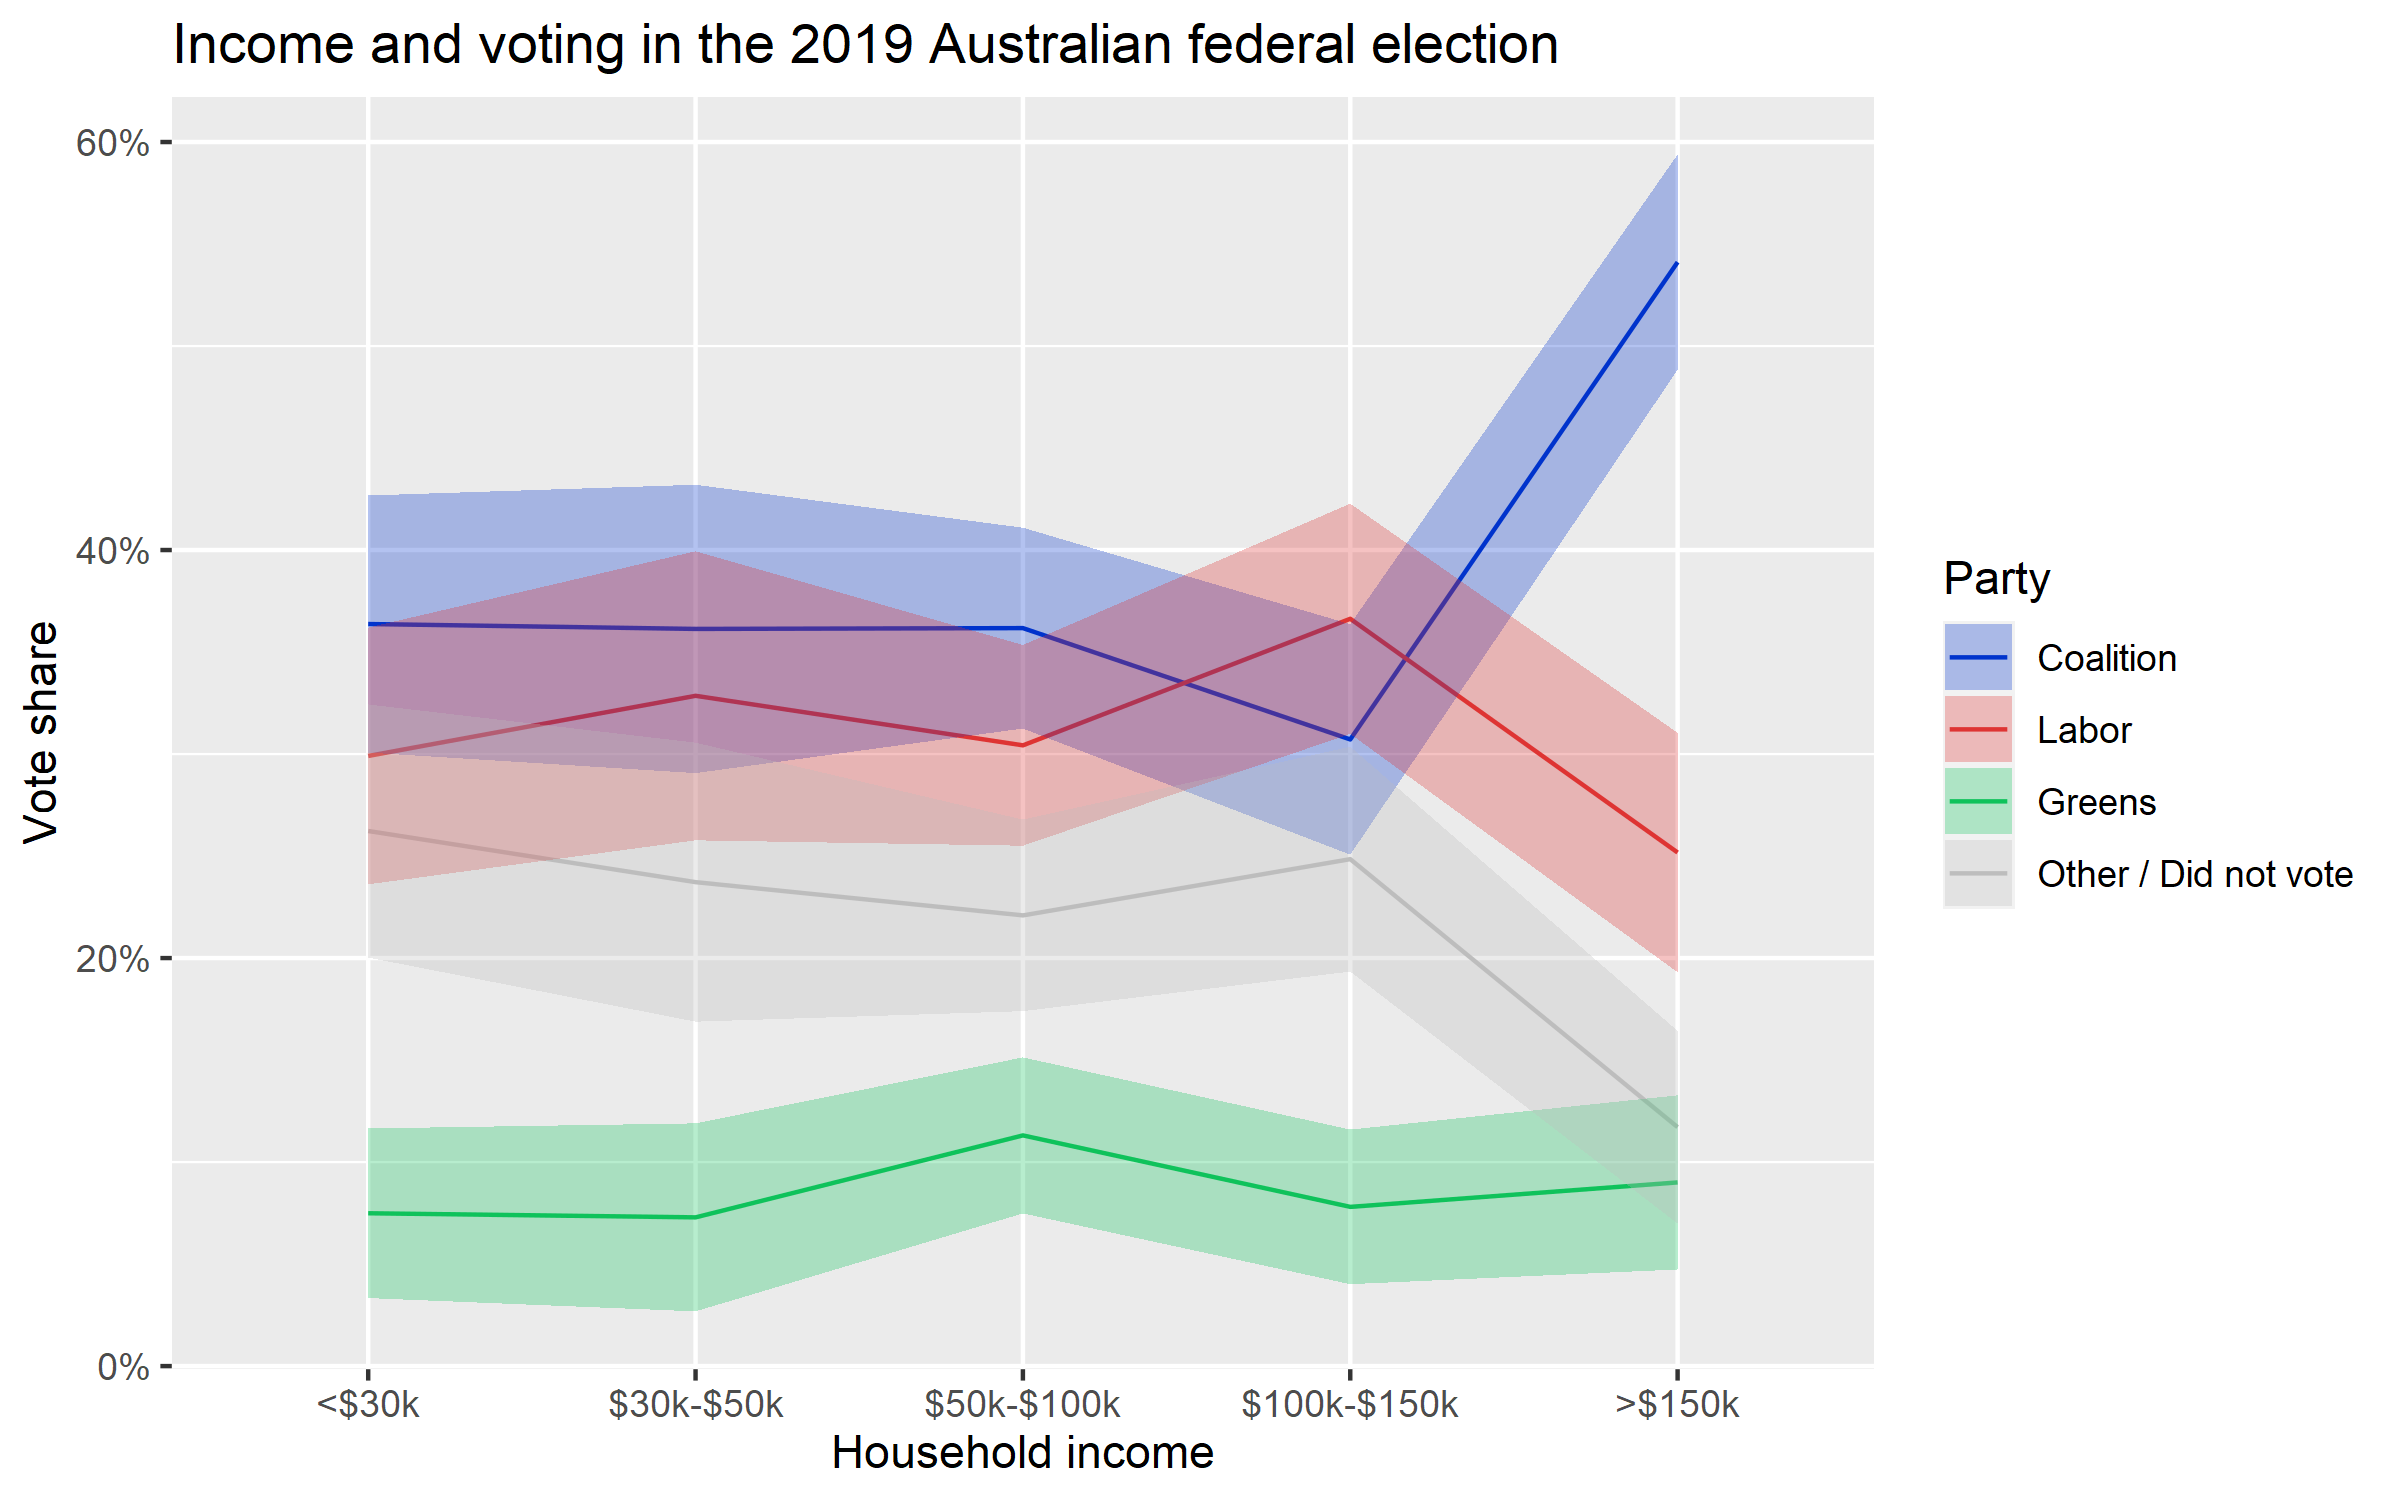

The script that saved this image:
library(tidyverse)
library(haven)
library(Hmisc)
library(scales)

df <- read_dta('aes19_unrestricted.dta')

df %>%
  mutate(income = case_when(J6 <= 5 ~ '<$30k',
                            J6 > 5 & J6 <= 9 ~ '$30k-$50k',
                            J6 > 9 & J6 <= 14 ~ '$50k-$100k',
                            J6 > 14 & J6 <= 19 ~ '$100k-$150k',
                            J6 > 19 & J6 <= 23 ~ '>$150k',
                            TRUE ~ NA_character_),
         income = factor(income,levels=c('<$30k','$30k-$50k','$50k-$100k','$100k-$150k','>$150k')),
         vote = as_factor(dem_vo4_16),
         wgt = wt_pooled) %>%
  select(income,vote,wgt) %>%
  filter(!is.na(income),!is.na(vote)) %>%
  group_by(income) %>%
  mutate(pop = sum(wgt)) %>%
  group_by(income,vote) %>%
  summarise(share = sum(wgt)/mean(pop),
            n = sum(wgt)) %>%
  mutate(se = (share*(1-share)/sqrt(n))) %>%
  ggplot(aes(x=income,y=share,group=vote)) +
  geom_line(aes(color=vote)) +
  geom_ribbon(aes(ymin=share-2*se,ymax=share+2*se,fill=vote),alpha=0.3) +
  scale_color_manual(values=c('#0033CC','#DE3533','#10C25B','grey')) +
  scale_fill_manual(values=c('#0033CC','#DE3533','#10C25B','grey')) +
  scale_y_continuous(labels=percent) +
  labs(x='Household income',
       y='Vote share',
       fill='Party',
       color='Party',
       title='Income and voting in the 2019 Australian federal election') +
  ggsave('aes19_income_vote.png',width=8,height=5,type='cairo')
